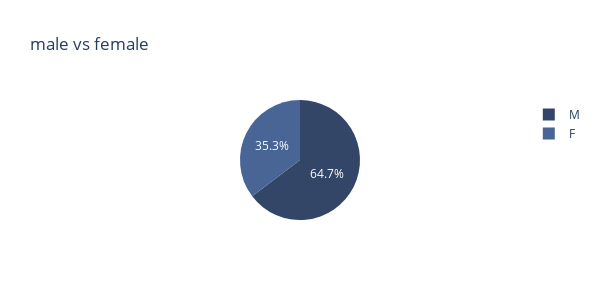

Notebook source saved alongside this figure:
### Code cell
import plotly.express as px
import pandas as pd
F_Legislator=pd.read_excel("Federal_legislator_clean.xlsx")
fig_pie = px.pie(F_Legislator[F_Legislator["gender"].notna()], names="gender", height=300, width=600, title='Federal level: male vs female', 
                 color_discrete_sequence=['#334668','#496595'])
fig_pie.show()

### Figure 1 — Plotly figure (JSON) as saved in the notebook; plotly's stock layout.template omitted (floating-point values rounded to 4 significant figures; data arrays with more than 128 entries replaced by an {"elided": "..."} marker saying what was removed)
{"data": [{"domain": {"x": [0, 1], "y": [0, 1]}, "hovertemplate": "gender=%{label}<extra></extra>", "labels": {"elided": "481 str values"}, "legendgroup": "", "name": "", "showlegend": true, "type": "pie"}], "layout": {"height": 300, "legend": {"tracegroupgap": 0}, "piecolorway": ["#334668", "#496595"], "title": {"text": "male vs female"}, "width": 600}}
